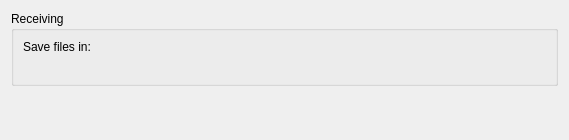
<?xml version="1.0" encoding="UTF-8"?>
<ui version="4.0">
 <class>ShareConfigUi</class>
 <widget class="QWidget" name="ShareConfigUi">
  <property name="windowModality">
   <enum>Qt::WindowModal</enum>
  </property>
  <property name="geometry">
   <rect>
    <x>0</x>
    <y>0</y>
    <width>569</width>
    <height>140</height>
   </rect>
  </property>
  <property name="windowTitle">
   <string>Share plugin settings</string>
  </property>
  <layout class="QVBoxLayout" name="verticalLayout_2">
   <item>
    <widget class="QGroupBox" name="groupBox">
     <property name="title">
      <string>Receiving</string>
     </property>
     <layout class="QVBoxLayout" name="verticalLayout">
      <item>
       <layout class="QHBoxLayout" name="horizontalLayout">
        <item>
         <widget class="QLabel" name="label">
          <property name="text">
           <string>Save files in:</string>
          </property>
         </widget>
        </item>
       </layout>
      </item>
      <item>
       <widget class="QLabel" name="commentLabel"/>
      </item>
     </layout>
    </widget>
   </item>
   <item>
    <spacer name="verticalSpacer">
     <property name="orientation">
      <enum>Qt::Vertical</enum>
     </property>
     <property name="sizeHint" stdset="0">
      <size>
       <width>20</width>
       <height>40</height>
      </size>
     </property>
    </spacer>
   </item>
  </layout>
 </widget>
 <customwidgets>
  </customwidgets>
 <resources/>
 <connections/>
</ui>
